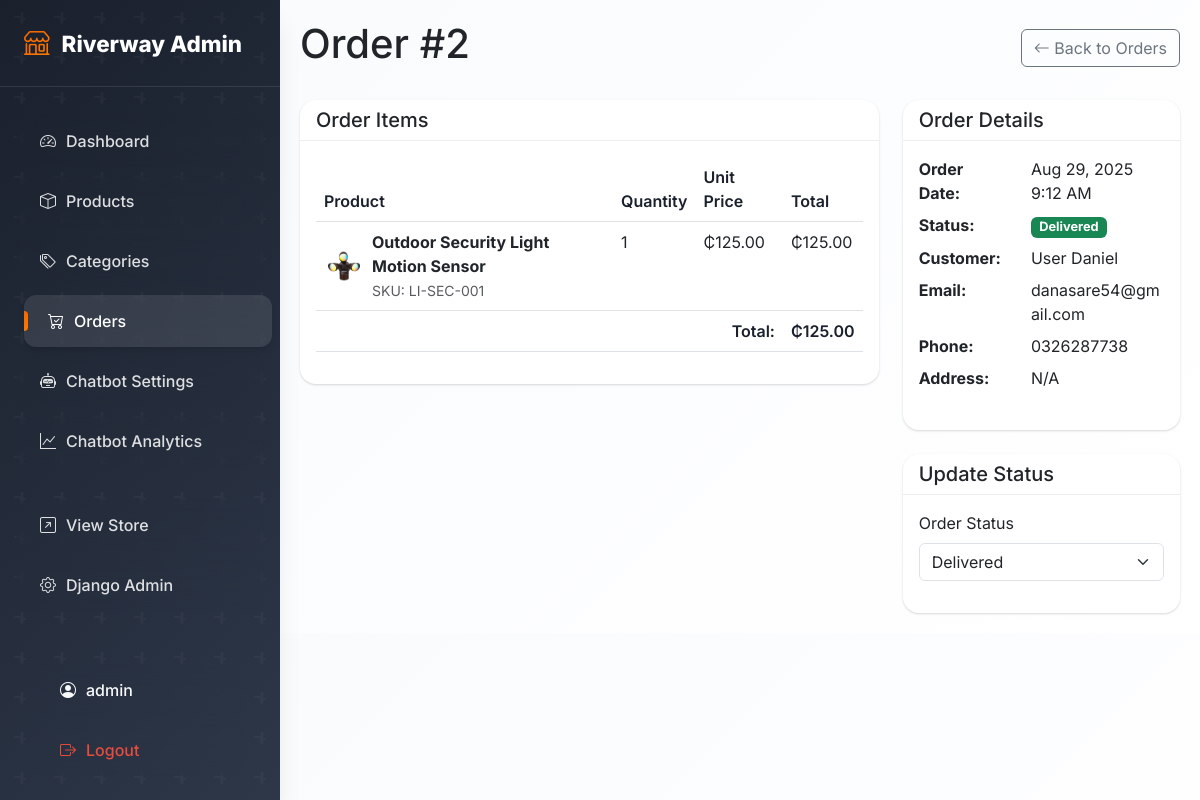
The page /dashboard/orders/2/ (signed in) on the database its author committed.
### store/models.py (models this page shows, shortened)
class Order(models.Model):
    STATUS_CHOICES = [
        ('pending', 'Pending'),
        ('processing', 'Processing'),
        ('shipped', 'Shipped'),
        ('delivered', 'Delivered'),
        ('cancelled', 'Cancelled'),
    ]
    user = models.ForeignKey(User, on_delete=models.CASCADE, related_name='orders')
    email = models.EmailField()
    phone = models.CharField(max_length=20)
    shipping_address = models.TextField()
    billing_address = models.TextField()
    total_amount = models.DecimalField(max_digits=10, decimal_places=2)
    status = models.CharField(max_length=20, choices=STATUS_CHOICES, default='pending')
    created_at = models.DateTimeField(auto_now_add=True)
    updated_at = models.DateTimeField(auto_now=True)

class OrderItem(models.Model):
    order = models.ForeignKey(Order, on_delete=models.CASCADE, related_name='items')
    product = models.ForeignKey(Product, on_delete=models.CASCADE)
    quantity = models.PositiveIntegerField()
    price = models.DecimalField(max_digits=10, decimal_places=2)
    def get_total_price(self):
        return self.quantity * self.price

class Product(models.Model):
    UNIT_CHOICES = [
        ('piece', 'Piece'),
        ('bag', 'Bag'),
        ('sqft', 'Square Feet'),
        ('lft', 'Linear Feet'),
        ('gallon', 'Gallon'),
        ('ton', 'Ton'),
        ('yard', 'Cubic Yard'),
        ('roll', 'Roll'),
        ('sheet', 'Sheet'),
    ]
    name = models.CharField(max_length=200)
    category = models.ForeignKey(Category, on_delete=models.CASCADE, related_name='products')
    description = models.TextField()
    price = models.DecimalField(max_digits=10, decimal_places=2)
    unit = models.CharField(max_length=20, choices=UNIT_CHOICES, default='piece')
    sku = models.CharField(max_length=50, unique=True)
    stock_quantity = models.PositiveIntegerField(default=0)
    image = models.ImageField(upload_to='products/', blank=True, null=True)
    specifications = models.JSONField(default=dict, blank=True)
    rating = models.DecimalField(max_digits=3, decimal_places=2, default=0.00, help_text="Product rating out of 5")
    rating_count = models.PositiveIntegerField(default=0, help_text="Number of ratings")
    is_active = models.BooleanField(default=True)
    created_at = models.DateTimeField(auto_now_add=True)
    updated_at = models.DateTimeField(auto_now=True)

### admin_dashboard/views.py (the view)
# urls.py: path('orders/<int:pk>/', views.order_detail, name='order_detail'),
@staff_member_required
def order_detail(request, pk):
    order = get_object_or_404(Order.objects.prefetch_related('items__product'), pk=pk)
    if request.method == 'POST':
        new_status = request.POST.get('status')
        if new_status and new_status != order.status:
            order.status = new_status
            order.save()
            messages.success(request, f'Order status updated to {order.get_status_display()}')
    return render(request, 'admin_dashboard/order_detail.html', {
        'order': order,
        'status_choices': Order.STATUS_CHOICES,
    })

### templates/admin_dashboard/order_detail.html (shortened to what this page needs)
{% extends 'admin_dashboard/base.html' %}
{% block content %}
<div class="d-flex justify-content-between align-items-center mb-4">
    <h1>Order #{{ order.id }}</h1>
    <a href="{% url 'admin_dashboard:order_list' %}" class="btn btn-outline-secondary">
        <i class="bi bi-arrow-left"></i> Back to Orders
    </a>
</div>
<div class="row">
    <div class="col-md-8">
        <div class="card mb-4">
            <div class="card-header">
                <h5 class="mb-0">Order Items</h5>
            </div>
            <div class="card-body">
                <div class="table-responsive">
                    <table class="table">
                        <thead>
                            <tr>
                                <th>Product</th>
                                <th>Quantity</th>
                                <th>Unit Price</th>
                                <th>Total</th>
                            </tr>
                        </thead>
                        <tbody>
                            {% for item in order.items.all %}
                            <tr>
                                <td>
                                    <div class="d-flex align-items-center">
                                        {% if item.product.image %}
                                            <img src="{{ item.product.image.url }}" width="40" height="40"
                                                 class="rounded me-2" alt="{{ item.product.name }}">
                                        {% else %}
                                            <div class="bg-light rounded me-2 d-flex align-items-center justify-content-center"
                                                 style="width: 40px; height: 40px;">
                                                <i class="bi bi-image text-muted"></i>
                                            </div>
                                        {% endif %}
                                        <div>
                                            <strong>{{ item.product.name }}</strong>
                                            <br><small class="text-muted">SKU: {{ item.product.sku }}</small>
                                        </div>
                                    </div>
                                </td>
                                <td>{{ item.quantity }}</td>
                                <td>₵{{ item.price }}</td>
                                <td>₵{{ item.get_total_price }}</td>
                            </tr>
                            {% endfor %}
                        </tbody>
                        <tfoot>
                            <tr>
                                <th colspan="3" class="text-end">Total:</th>
                                <th>₵{{ order.total_amount }}</th>
                            </tr>
                        </tfoot>
                    </table>
                </div>
            </div>
        </div>
    </div>
    <div class="col-md-4">
        <div class="card mb-4">
            <div class="card-header">
                <h5 class="mb-0">Order Details</h5>
            </div>
            <div class="card-body">
                <dl class="row">
                    <dt class="col-sm-5">Order Date:</dt>
                    <dd class="col-sm-7">{{ order.created_at|date:"M j, Y g:i A" }}</dd>
                    <dt class="col-sm-5">Status:</dt>
                    <dd class="col-sm-7">
                        <span class="badge bg-{% if order.status == 'delivered' %}success{% elif order.status == 'shipped' %}info{% elif order.status == 'processing' %}warning{% elif order.status == 'cancelled' %}danger{% else %}secondary{% endif %}">
                            {{ order.get_status_display }}
                        </span>
                    </dd>
                    <dt class="col-sm-5">Customer:</dt>
                    <dd class="col-sm-7">{{ order.user.get_full_name|default:order.user.username|default:order.email }}</dd>
                    <dt class="col-sm-5">Email:</dt>
                    <dd class="col-sm-7">{{ order.email }}</dd>
                    <dt class="col-sm-5">Phone:</dt>
                    <dd class="col-sm-7">{{ order.phone|default:"N/A" }}</dd>
                    <dt class="col-sm-5">Address:</dt>
                    <dd class="col-sm-7">{{ order.address|default:"N/A" }}</dd>
                </dl>
            </div>
        </div>
        <div class="card">
            <div class="card-header">
                <h5 class="mb-0">Update Status</h5>
            </div>
            <div class="card-body">
                <form id="statusForm" method="post">
                    <div class="mb-3">
                        <label for="status" class="form-label">Order Status</label>
                        <select class="form-select" id="status" name="status" onchange="updateOrderStatus(this.value, '{{ order.status }}')">
                            {% for status_code, status_name in status_choices %}
                            <option value="{{ status_code }}" {% if order.status == status_code %}selected{% endif %}>
                                {{ status_name }}
                            </option>
                            {% endfor %}
                        </select>
                    </div>
                </form>
            </div>
        </div>
    </div>
</div>
{% endblock %}

### templates/admin_dashboard/base.html (shortened to what this page needs)
<!DOCTYPE html>
<html lang="en">
<head>
    <link href="https://cdn.jsdelivr.net/npm/bootstrap@5.3.0/dist/css/bootstrap.min.css" rel="stylesheet">
    <link href="https://cdn.jsdelivr.net/npm/bootstrap-icons@1.10.0/font/bootstrap-icons.css" rel="stylesheet">
</head>
<body>
    <nav class="sidebar" id="sidebar">
        <div class="sidebar-brand">
            <i class="bi bi-shop"></i>Riverway Admin
        </div>
        <ul class="nav flex-column">
            <li class="nav-item">
                <a class="nav-link {% if request.resolver_match.url_name == 'home' %}active{% endif %}"
                   href="{% url 'admin_dashboard:home' %}">
                    <i class="bi bi-speedometer2"></i>Dashboard
                </a>
            </li>
            <li class="nav-item">
                <a class="nav-link {% if 'product' in request.resolver_match.url_name %}active{% endif %}"
                   href="{% url 'admin_dashboard:product_list' %}">
                    <i class="bi bi-box"></i>Products
                </a>
            </li>
            <li class="nav-item">
                <a class="nav-link {% if 'category' in request.resolver_match.url_name %}active{% endif %}"
                   href="{% url 'admin_dashboard:category_list' %}">
                    <i class="bi bi-tags"></i>Categories
                </a>
            </li>
            <li class="nav-item">
                <a class="nav-link {% if 'order' in request.resolver_match.url_name %}active{% endif %}"
                   href="{% url 'admin_dashboard:order_list' %}">
                    <i class="bi bi-cart-check"></i>Orders
                </a>
            </li>
            <li class="nav-item">
                <a class="nav-link {% if request.resolver_match.url_name == 'chatbot_settings' %}active{% endif %}"
                   href="{% url 'admin_dashboard:chatbot_settings' %}">
                    <i class="bi bi-robot"></i>Chatbot Settings
                </a>
            </li>
            <li class="nav-item">
                <a class="nav-link {% if request.resolver_match.url_name == 'chatbot_analytics' %}active{% endif %}"
                   href="{% url 'admin_dashboard:chatbot_analytics' %}">
                    <i class="bi bi-graph-up"></i>Chatbot Analytics
                </a>
            </li>
            <li class="nav-item mt-4">
                <a class="nav-link" href="{% url 'store:home' %}" target="_blank">
                    <i class="bi bi-arrow-up-right-square"></i>View Store
                </a>
            </li>
            <li class="nav-item">
                <a class="nav-link" href="{% url 'admin:index' %}">
                    <i class="bi bi-gear"></i>Django Admin
                </a>
            </li>
        </ul>
        <div class="logout-section">
            <ul class="nav flex-column">
                <li class="nav-item">
                    <div class="nav-link text-light" style="pointer-events: none;">
                        <i class="bi bi-person-circle"></i>{{ user.username|default:'Admin' }}
                    </div>
                </li>
                <li class="nav-item">
                    <a class="nav-link" href="{% url 'store:logout' %}">
                        <i class="bi bi-box-arrow-right"></i>Logout
                    </a>
                </li>
            </ul>
        </div>
    </nav>
    <main class="main-content">
        {% block content %}
        {% endblock %}
    </main>
</body>
</html>

### templates/admin_dashboard/base.html (style rules this page uses)
:root { --primary-color: #1a202c; --primary-light: #2d3748; --secondary-color: #f56500; --secondary-light: #ff7b00; --success-color: #10b981; --info-color: #3b82f6; --warning-color: #f59e0b; --danger-color: #ef4444; --accent-color: #8b5cf6; --sidebar-width: 280px; --gradient-primary: linear-gradient(135deg, #1a202c 0%, #2d3748 100%); --gradient-secondary: linear-gradient(135deg, #f56500 0%, #ff7b00 100%); --gradient-accent: linear-gradient(135deg, #8b5cf6 0%, #a855f7 100%); --shadow-sm: 0 1px 3px 0 rgba(0, 0, 0, 0.1), 0 1px 2px 0 rgba(0, 0, 0, 0.06); --shadow-md: 0 4px 6px -1px rgba(0, 0, 0, 0.1), 0 2px 4px -1px rgba(0, 0, 0, 0.06); --shadow-lg: 0 10px 15px -3px rgba(0, 0, 0, 0.1), 0 4px 6px -2px rgba(0, 0, 0, 0.05); --shadow-xl: 0 20px 25px -5px rgba(0, 0, 0, 0.1), 0 10px 10px -5px rgba(0, 0, 0, 0.04); --border-radius: 12px; --border-radius-lg: 16px; }
body { font-family: 'Inter', -apple-system, BlinkMacSystemFont, 'Segoe UI', Roboto, sans-serif; background: linear-gradient(135deg, #f8fafc 0%, #ffffff 100%); }
.sidebar { position: fixed; top: 0; left: -280px; height: 100vh; width: var(--sidebar-width); background: var(--gradient-primary); padding-top: 24px; overflow-y: auto; transition: left 0.4s cubic-bezier(0.4, 0, 0.2, 1); z-index: 1050; box-shadow: var(--shadow-xl); backdrop-filter: blur(20px); }
.sidebar::before { content: ''; position: absolute; top: 0; left: 0; right: 0; bottom: 0; }
.sidebar .nav-link { color: rgba(255, 255, 255, 0.85); padding: 14px 24px; border-radius: var(--border-radius); margin: 4px 16px; transition: all 0.3s cubic-bezier(0.4, 0, 0.2, 1); font-weight: 500; position: relative; backdrop-filter: blur(10px); }
.sidebar .nav-link::before { content: ''; position: absolute; left: 0; top: 50%; transform: translateY(-50%); width: 0; height: 20px; background: var(--gradient-secondary); border-radius: 0 10px 10px 0; transition: width 0.3s ease; }
.sidebar .nav-link:hover, .sidebar .nav-link.active { background: rgba(255, 255, 255, 0.1); color: white; transform: translateX(8px); box-shadow: var(--shadow-md); }
.sidebar .nav-link:hover::before, .sidebar .nav-link.active::before { width: 4px; }
.sidebar .nav-link i { width: 20px; margin-right: 10px; }
.main-content { margin-left: 0; padding: 20px; transition: margin-left 0.3s ease; }
.card { border: none; border-radius: var(--border-radius-lg); box-shadow: var(--shadow-sm); transition: all 0.4s cubic-bezier(0.4, 0, 0.2, 1); background: white; overflow: hidden; position: relative; }
.card::before { content: ''; position: absolute; top: 0; left: 0; right: 0; height: 4px; background: var(--gradient-secondary); transform: scaleX(0); transition: transform 0.3s ease; }
.card-header { background-color: transparent; border-bottom: 1px solid #eee; font-weight: 600; }
.table th { border-top: none; font-weight: 600; color: var(--primary-color); }
.badge { font-size: 0.8em; }
.sidebar-brand { color: white; font-size: 1.4rem; font-weight: 800; padding: 0 24px 24px; border-bottom: 1px solid rgba(255, 255, 255, 0.1); margin-bottom: 24px; position: relative; z-index: 1; }
.sidebar-brand i { background: var(--gradient-secondary); -webkit-background-clip: text; -webkit-text-fill-color: transparent; background-clip: text; margin-right: 12px; font-size: 1.6rem; }
.logout-section { position: absolute; bottom: 20px; width: 100%; padding: 0 20px; }
.logout-section .nav-link { color: #e74c3c; font-weight: 500; }
@media (min-width: 992px) { .sidebar { left: 0; } }
@media (min-width: 992px) { .main-content { margin-left: var(--sidebar-width); } }

### rows shown on the page
Order: id "2", total_amount "125.00", created_at "Aug 29, 2025 9:12 AM", status "Delivered", user.get_full_name "User Daniel", email "danasare54@gmail.com", phone "0326287738"
OrderItem: product.image (picture), product.name "Outdoor Security Light Motion Sensor", product.sku "LI-SEC-001", quantity "1", price "125.00", get_total_price "125.00"

### other values the page prints
{{ user.username|default:'Admin' }} "admin"
{{ order.address|default:"N/A" }} "N/A"
